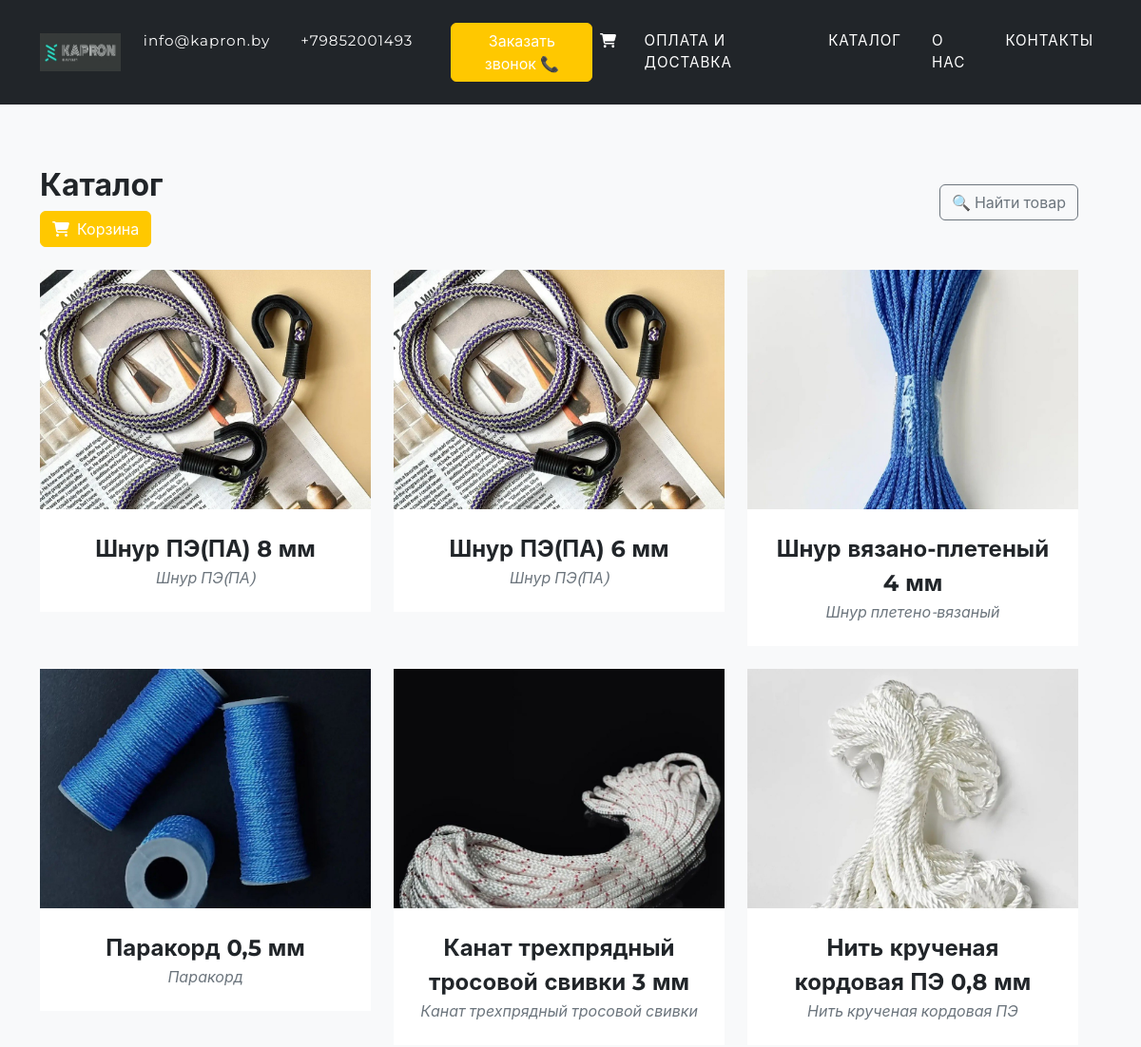
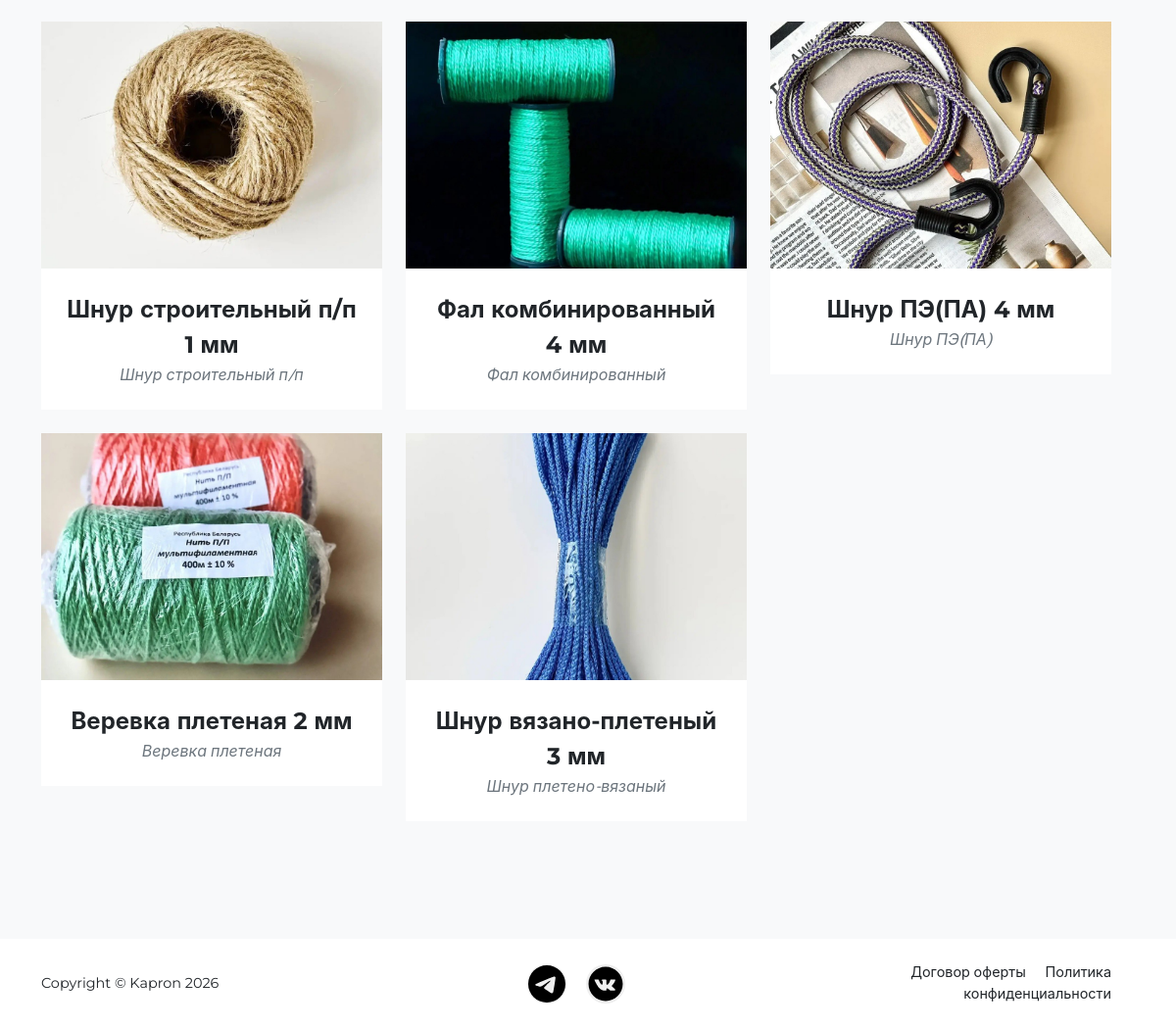
Page /catalog/ on the committed database (2 pictures, top to bottom).
### catalog/models.py (models this page shows, shortened)
class Product(models.Model):
	name = models.CharField(max_length=250, verbose_name='Товар')
	category = models.ForeignKey('Category', verbose_name='Категория', related_name='products', on_delete=models.CASCADE)
	quantity = models.CharField(verbose_name='Количество (м)', max_length=300, blank=True, null=True)
	slug = models.SlugField(max_length=300, verbose_name='URL', blank=True)
	article = models.CharField(max_length=100, verbose_name='Артикул', blank=True)
	image = models.ImageField(upload_to='products/', verbose_name='Изображение', blank=True, null=True)
	price = models.DecimalField(verbose_name='Цена в рублях', max_digits=10, decimal_places=2, default=0)
	description = models.TextField(verbose_name='Описание', blank=True)
	created_at = models.DateTimeField(auto_now_add=True, verbose_name='Дата добавления')
	in_stock = models.BooleanField(verbose_name='В наличии', default=True)
	diameter = models.FloatField(null=True, blank=True, verbose_name='Диаметр (мм)', help_text='При написании чисел с плавающей запятой используйте точку (.)')
	breaking_load_display = models.CharField(max_length=50, blank=True, null=True, verbose_name='Разрывная нагрузка')
	packaging_type = models.CharField(max_length=100, blank=True, null=True, verbose_name='Вид упаковки')
	length_in_pack = models.CharField(max_length=100, blank=True, null=True, verbose_name='Кол-во в упаковке (м)')
	breaking_load_kg = models.FloatField(null=True, blank=True, verbose_name='Разрывная Нагрузка (кгс)')
	class Meta:
		verbose_name = 'Товар'
		verbose_name_plural = 'Товары'
		ordering = ['-created_at']

class Category(models.Model):
	name = models.CharField(max_length=250, verbose_name='Категория', unique=True)
	slug = models.SlugField(max_length=300, unique=True, verbose_name='URL', blank=True)
	class Meta:
		verbose_name = 'Категория'
		verbose_name_plural = 'Категории'

### catalog/views.py (the view)
# urls.py: path('catalog/', views.catalog_view, name='catalog'),
def catalog_view(request):
	products = Product.objects.all()
	categories = Category.objects.all()
	category_slug = None
	if request.method == 'GET':
		category_slug = request.GET.get('slug')
	selected_category = None
	if category_slug:
		try:
			selected_category = categories.get(slug=category_slug)
			products = products.filter(category=selected_category)
		except Category.DoesNotExist:
			selected_category = None
	min_price = request.GET.get('min_price')
	max_price = request.GET.get('max_price')
	if min_price:
		products = products.filter(price__gte=float(min_price))
	if max_price:
		products = products.filter(price__lte=float(max_price))
	min_diam = request.GET.get('min_diameter')
	max_diam = request.GET.get('max_diameter')
	if min_diam:
		try:
			products = products.filter(diameter__gte=float(min_diam))
		except ValueError:
			pass
	if max_diam:
		products = products.filter(diameter__lte=max_diam)
	context = {
		'products': products,
		'categories': categories,
		'selected_category': selected_category
	}
	return render(request, 'catalog.html', context)

### templates/catalog.html (shortened to what this page needs)
{% extends "base.html" %}
{% load static %}
{% block content %}
<section class="page-section bg-light" id="portfolio">
            <div class="container">
                <div class="row align-items-center mb-4">
                    <div class="col">
                        <h2 style="margin-top: 10px">Каталог</h2>
                        <div>
                            <a href="{% url 'cart' %}" class="btn btn-primary"><i class="fas fa-shopping-cart me-1"></i> Корзина</a>
                        </div>
                    </div>
                    <div class="col-auto d-none d-md-block">
                        <button class="btn btn-outline-secondary" type="button" data-bs-toggle="collapse" data-bs-target="#filterCollapse">
                            🔍 Найти товар
                        </button>
                    </div>
                </div>
                <div class="row">
                    {% for product in products %}
                    <div class="col-lg-4 col-sm-6 mb-4">
                        <div class="portfolio-item">
                            <a class="portfolio-link" data-bs-toggle="modal" href="#productModal{{product.id}}">
                                {% if product.image %}
                                <img src="{{product.image.url}}" alt="..." />
                                {% endif %}
                            </a>
                            <div class="portfolio-caption">
                                <div class="portfolio-caption-heading">{{ product.name}}</div>
                                <div class="portfolio-caption-subheading text-muted">{{product.category.name}}</div>
                            </div>
                        </div>
                    </div>
                    {% endfor %}
                </div>
            </div>
</section>
{% endblock content %}

### templates/base.html (shortened to what this page needs)
{% load static %}
<!DOCTYPE html>
<html lang="en">
    <head>
        <link href={% static "css/style.css" %} rel="stylesheet" />
    </head>
    <body id="page-top">
         {% block header %}
            <nav class="navbar navbar-expand-lg navbar-dark fixed-top" id="mainNav">
                <div class="container">
                    <a class="navbar-brand" href={% url "home" %}><img src={% static "assets/img/logo_cut.png" %} style="height: 40px; width: 90px;" alt="..." /></a>
                    <div class="collapse navbar-collapse" id="navbarResponsive">
                        <ul class="navbar-nav me-auto">
                            <li class="nav-item"><a class="nav-link" href="mailto:info@kapron.by">info@kapron.by</a></li>
                            <li class="nav-item"><a class="nav-link" href="tel:+79991112233">+79852001493</a></li>
                            <a href="{% url 'call_request' %}" class="btn btn-primary ms-3">Заказать звонок 📞</a>
                        </ul>
                        <ul class="navbar-nav text-uppercase">
                            <li class="nav-item cart-header" style="margin-right: 13px"><a href="{% url 'cart' %}" class="nav-link"><i class="fas fa-shopping-cart me-1"></i></a></li>
                            <li class="nav-item"><a class="nav-link" href="{% url "payment_delivery" %}">Оплата и доставка</a></li>
                            <li class="nav-item"><a class="nav-link" href="{% url "catalog" %}">Каталог</a></li>
                            <li class="nav-item"><a class="nav-link" href="{% url "home" %}">О нас</a></li>
                            <li class="nav-item"><a class="nav-link" href="{% url "home" %}">Контакты</a></li>
                        </ul>
                    </div>
                </div>
            </nav>
        {% endblock header %}
        {% block content %}{% endblock content %}
        {% block footer %}
        <footer class="footer py-4">
            <div class="container">
                <div class="row align-items-center">
                    <div class="col-lg-4 text-lg-start">Copyright &copy; Kapron 2026</div>
                    <div class="col-lg-4 my-3 my-lg-0">
                        <a class="btn btn-dark btn-social mx-2" href="#!" aria-label="Telegram"><img src={% static "assets/img/icons/telegram.svg" %} style="height: 40px; width: 90px;" alt="Telegram" /></a>
                        <a class="btn btn-dark btn-social mx-2" href="#!" aria-label="VKontakte"><img src={% static "assets/img/icons/icons8-vk.svg" %} style="height: 40px; width: 90px;" alt="VKontakte" /></a>
                    </div>
                    <div class="col-lg-4 text-lg-end">
                        <a class="link-dark text-decoration-none me-3" href="{% static 'documents/dogovor_oferty.pdf' %}" target="_blank">Договор оферты</a>
                        <a class="link-dark text-decoration-none" href="{% static 'documents/politika_konfidencialnosty.pdf' %}" target="_blank">Политика конфиденциальности</a>
                    </div>
                </div>
            </div>
        </footer>
        {% endblock footer %}
    </body>
</html>

### rows in the picture
Product: image (picture), name "Шнур ПЭ(ПА) 8 мм", category.name "Шнур ПЭ(ПА)"
Product: image (picture), name "Шнур ПЭ(ПА) 6 мм", category.name "Шнур ПЭ(ПА)"
Product: image (picture), name "Шнур вязано-плетеный 4 мм", category.name "Шнур плетено-вязаный"
Product: image (picture), name "Паракорд 0,5 мм", category.name "Паракорд"
Product: image (picture), name "Канат трехпрядный тросовой свивки 3 мм", category.name "Канат трехпрядный тросовой свивки"
Product: image (picture), name "Нить крученая кордовая ПЭ 0,8 мм", category.name "Нить крученая кордовая ПЭ"
Product: image (picture), name "Шнур строительный п/п 1 мм", category.name "Шнур строительный п/п"
Product: image (picture), name "Фал комбинированный 4 мм", category.name "Фал комбинированный"
Product: image (picture), name "Шнур ПЭ(ПА) 4 мм", category.name "Шнур ПЭ(ПА)"
Product: image (picture), name "Веревка плетеная 2 мм", category.name "Веревка плетеная"
Product: image (picture), name "Шнур вязано-плетеный 3 мм", category.name "Шнур плетено-вязаный"
